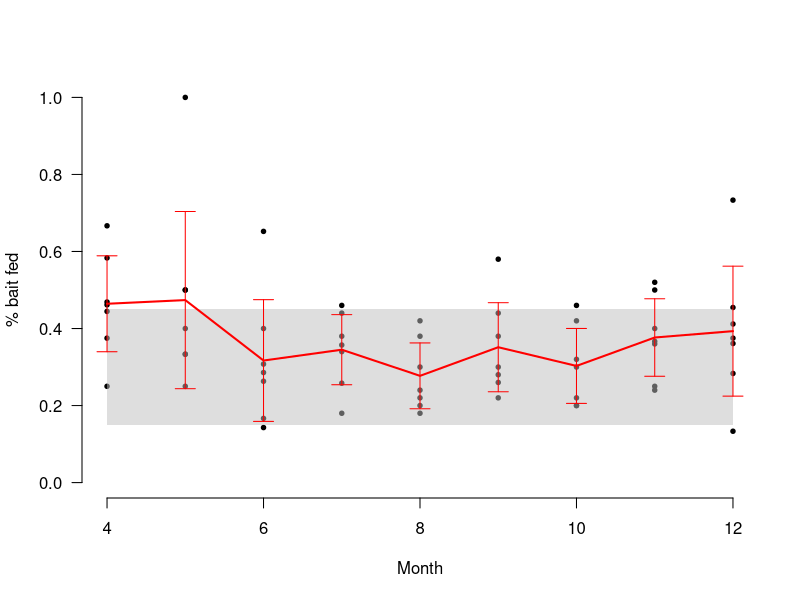

Source code (R): (Note: this script raises an error after producing the figure.)
################################################################################
## The purpose of this script is to generate confidence intervals for the     ##
## ASB sugar feeding data. I will attempt to do this by fitting a mixed       ##      
## effects GLM and also using a bootstrap method. The aim is to use the       ##
## confidence intervals to generate predictions in mosquito count numbers     ##
## from malariasimulation to which I can compare the measured count data from ##
## the 2016-2017 Mali entomological trial.                                    ##
################################################################################

# packages
library(lubridate)
require(pscl)
require(MASS)
require(boot)
library(lme4)
library(RColorBrewer)
library(dplyr)
library(reshape2)
library(fitdistrplus)

# read in the sugar feeding data
sugar_feeding <- read.csv("DB monthly natural sugar and ASB feeding/day 2-Table 1.csv")
sugar_feeding <- sugar_feeding[-(64:65),] # final two rows are NAs so removing them

# visualise the data
par(las=1)
table(sugar_feeding$month)
plot.default(sugar_feeding$month, 
             sugar_feeding$females.ASB.positive/sugar_feeding$TOTAL.Sample.females.Day.2,
             cex=0.9, pch=20, frame.plot = F, xlab = "Month", ylab = "% bait fed",
             ylim = c(0,1))
qt(c(0.025,0.975), df = 6) # t distribution multiplier for 95% CIs with 6 degrees of freedom
sugar_feeding |>
  group_by(month) |>
  summarise(mean = mean(females.ASB.positive/TOTAL.Sample.females.Day.2),
            CI = 2.44*sd(females.ASB.positive/TOTAL.Sample.females.Day.2)/sqrt(n())) -> sugar_feeding_grouped
polygon(c(4,12,12,4), c(0.15,0.15,0.45,0.45),
        col = adjustcolor("grey", alpha.f = 0.5), border = F)
lines(sugar_feeding_grouped$month, sugar_feeding_grouped$mean, col="red", lwd=2)
arrows(sugar_feeding_grouped$month, 
       sugar_feeding_grouped$mean-sugar_feeding_grouped$CI,
       sugar_feeding_grouped$month,
       sugar_feeding_grouped$mean+sugar_feeding_grouped$CI,
       angle = 90,
       code = 3,
       length = 0.1, 
       col="red")

# lets filter the data from month 6-12 since thats when the ATSBs were active
sugar_feeding |>
  filter(month >= 6) -> sugar_feeding 

sugar_feeding |>
  group_by(month) |>
  summarise(feeding_rate=females.ASB.positive/TOTAL.Sample.females.Day.2) -> t

x <- matrix(rep(t$feeding_rate,5000), byrow=T, ncol=length(t$feeding_rate)) # these two lines took me 2 hours 
a <- apply(x, MARGIN=1, FUN = function(x){mean(sample(x,49,T))-mean(x)})    # for some reason, i was trying to learn
quantile(a, c(0.025,0.975))                                                 # to use sapply but then realised I could use apply


data <- t$females.ASB.positive/t$TOTAL.Sample.females.Day.2
n <- 5000
d <- numeric(n)
for (i in 1:n) {
 s <- sample(data, 3, replace = TRUE)
 d[i] <- mean(s)-mean(data)
}
hist(d, breaks = 30)
quantile(d, probs=c(0.025,0.975))

x <- matrix(rep(data,5000), byrow=T, ncol=length(data))
a <- apply(x, MARGIN=1, FUN = function(x){mean(sample(x,7,T))-mean(x)})
quantile(a, c(0.025,0.975))
